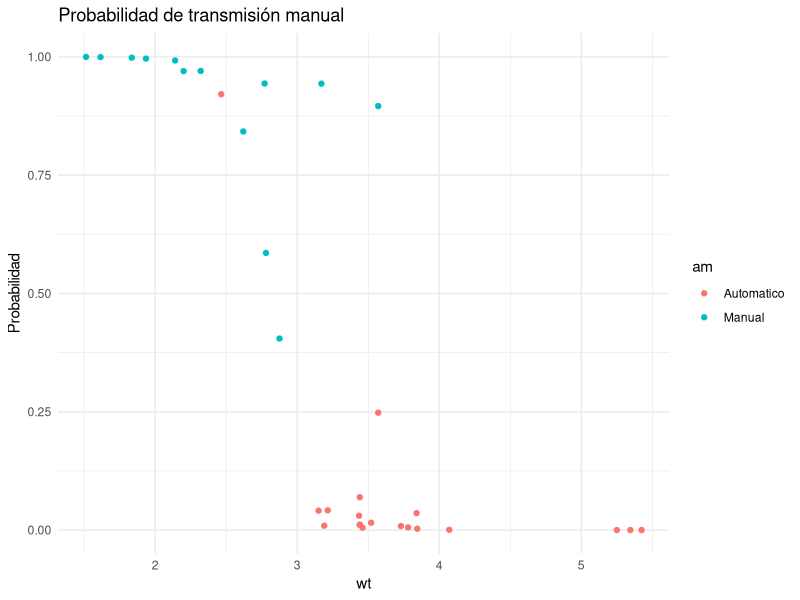

Recreate this plot in R.
# Regresión Logística (Binaria)

# Librerías
library(ggplot2)

# Cargar datos
data(mtcars)

# Preprocesamiento: convertir am a factor
mtcars$am <- factor(mtcars$am, labels = c("Automatico", "Manual"))

# Análisis: modelo logístico para predecir am usando peso y potencia
logit_mod <- glm(am ~ wt + hp, data = mtcars, family = binomial)
summary(logit_mod)

# Visualización: efecto de peso
mtcars$prob_manual <- predict(logit_mod, type = "response")

ggplot(mtcars, aes(wt, prob_manual, color = am)) +
  geom_point() +
  theme_minimal() +
  labs(title = "Probabilidad de transmisión manual", y = "Probabilidad")

# Interpretación
# Los coeficientes del modelo indican cómo el peso y la potencia afectan la
# probabilidad de que un auto sea manual.
